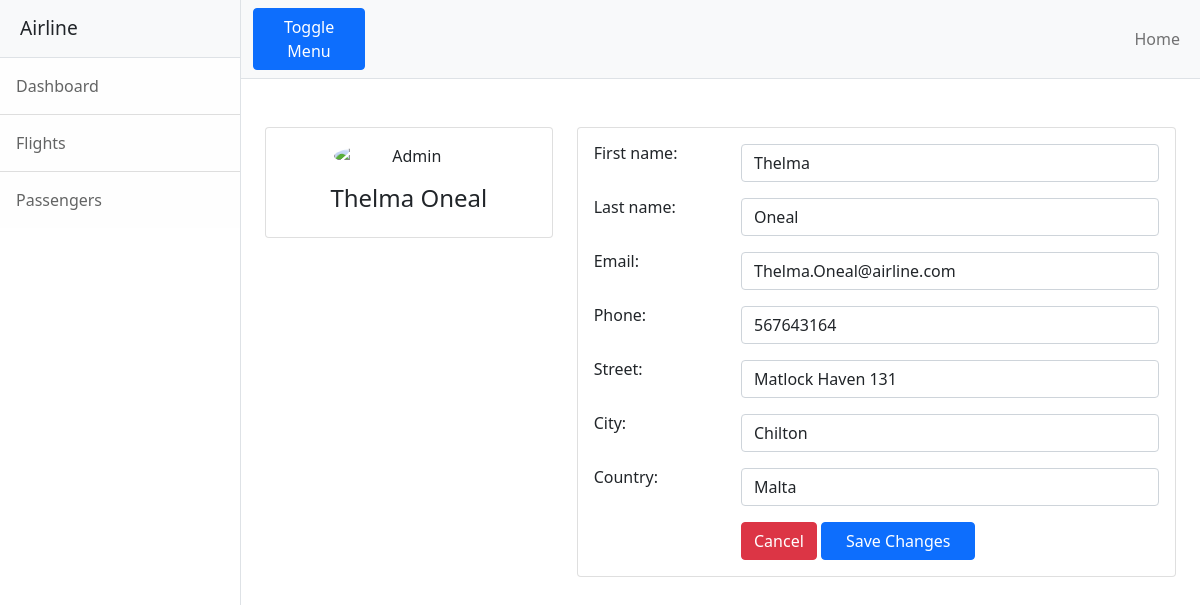
Screenshot of /passengers/13/edit with the database file from the repository.
### Airlineapp/models.py (models this page shows, shortened)
class Passenger(models.Model):
    passenger_id = models.IntegerField(primary_key=True)
    first_name = models.CharField(max_length=50)
    last_name = models.CharField(max_length=50)
    street = models.CharField(max_length=50)
    city = models.CharField(max_length=50)
    country = models.CharField(max_length=50)
    phone = models.CharField(max_length=15)
    email = models.CharField(max_length=50, null=True)

### Airlineapp/views.py (the view)
# urls.py: path('passengers/<int:pk>/edit', views.edit_passenger_profile, name='edit_passenger_profile'),
def edit_passenger_profile(request, pk):
    passenger = Passenger.objects.get(passenger_id=pk)
    passenger_form = PassengerForm(instance=passenger)
    if request.method == 'POST':
        passenger_form = PassengerForm(request.POST, instance=passenger)
        if passenger_form.is_valid():
            passenger_form.save()
            return redirect(passenger_profile, pk)
    return render(request, 'Airlineapp/edit_passenger_profile.html', {'passenger_form': passenger_form, 'passenger': passenger})

### Airlineapp/forms.py
class PassengerForm(forms.ModelForm):
    class Meta:
        model = Passenger
        exclude = ['passenger_id']
        widgets = {
            'first_name': forms.TextInput(attrs={'class': 'form-control'}),
            'last_name': forms.TextInput(attrs={'class': 'form-control'}),
            'email': forms.TextInput(attrs={'class': 'form-control'}),
            'phone': forms.TextInput(attrs={'class': 'form-control'}),
            'street': forms.TextInput(attrs={'class': 'form-control'}),
            'city': forms.TextInput(attrs={'class': 'form-control'}),
            'country': forms.TextInput(attrs={'class': 'form-control'}),
        }

### templates/Airlineapp/edit_passenger_profile.html (shortened to what this page needs)
{% extends "Airlineapp/base.html" %}
{% block body %}
    <div class="container">
		<div class="main-body">
            <br><br>
			<div class="row">
				<div class="col-md-4 mb-3">
                  <div class="card">
                    <div class="card-body">
                      <div class="d-flex flex-column align-items-center text-center">
                        <img src="https://bootdey.com/img/Content/avatar/avatar7.png" alt="Admin" class="rounded-circle" width="150">
                        <div class="mt-3">
                          <h4>{{ passenger.first_name }} {{ passenger.last_name }}</h4>
                        </div>
                      </div>
                    </div>
                  </div>
                </div>
				<div class="col-lg-8">
					<div class="card">
						<div class="card-body">
                            <form action="" method="POST">
                                <div class="row mb-3">
                                    <div class="col-sm-3">
                                        <h6 class="mb-0">{{ passenger_form.first_name.label_tag }}</h6>
                                    </div>
                                    <div class="col-sm-9 text-secondary">
                                        {{ passenger_form.first_name }}
                                    </div>
                                </div>
                                <div class="row mb-3">
                                    <div class="col-sm-3">
                                        <h6 class="mb-0">{{ passenger_form.last_name.label_tag }}</h6>
                                    </div>
                                    <div class="col-sm-9 text-secondary">
                                        {{ passenger_form.last_name }}
                                    </div>
                                </div>
                                <div class="row mb-3">
                                    <div class="col-sm-3">
                                        <h6 class="mb-0">{{ passenger_form.email.label_tag }}</h6>
                                    </div>
                                    <div class="col-sm-9 text-secondary">
                                        {{ passenger_form.email }}
                                    </div>
                                </div>
                                <div class="row mb-3">
                                    <div class="col-sm-3">
                                        <h6 class="mb-0">{{ passenger_form.phone.label_tag }}</h6>
                                    </div>
                                    <div class="col-sm-9 text-secondary">
                                        {{ passenger_form.phone }}
                                    </div>
                                </div>
                                <div class="row mb-3">
                                    <div class="col-sm-3">
                                        <h6 class="mb-0">{{ passenger_form.street.label_tag }}</h6>
                                    </div>
                                    <div class="col-sm-9 text-secondary">
                                        {{ passenger_form.street }}
                                    </div>
                                </div>
                                <div class="row mb-3">
                                    <div class="col-sm-3">
                                        <h6 class="mb-0">{{ passenger_form.city.label_tag }}</h6>
                                    </div>
                                    <div class="col-sm-9 text-secondary">
                                        {{ passenger_form.city }}
                                    </div>
                                </div>
                                <div class="row mb-3">
                                    <div class="col-sm-3">
                                        <h6 class="mb-0">{{ passenger_form.country.label_tag }}</h6>
                                    </div>
                                    <div class="col-sm-9 text-secondary">
                                        {{ passenger_form.country }}
                                    </div>
                                </div>
                                <div class="row">
								<div class="col-sm-3"></div>
                                    <div class="col-sm-9 text-secondary">
                                        <a class="btn btn-danger" href="{% url 'passenger_profile' passenger.passenger_id %}">Cancel</a>
                                        <input type="submit" class="btn btn-primary px-4" name="Submit" value="Save Changes">
                                    </div>
							    </div>
                            </form>
						</div>
					</div>
				</div>
			</div>
		</div>
	</div>
{% endblock %}

### rows the page displays
Passenger: first_name "Thelma", last_name "Oneal", email "Thelma.Oneal@airline.com", phone "567643164", street "Matlock Haven 131", city "Chilton", country "Malta"

### other values shown
{{ passenger_form.first_name.label_tag }} "First name:"
{{ passenger_form.last_name.label_tag }} "Last name:"
{{ passenger_form.email.label_tag }} "Email:"
{{ passenger_form.phone.label_tag }} "Phone:"
{{ passenger_form.street.label_tag }} "Street:"
{{ passenger_form.city.label_tag }} "City:"
{{ passenger_form.country.label_tag }} "Country:"
